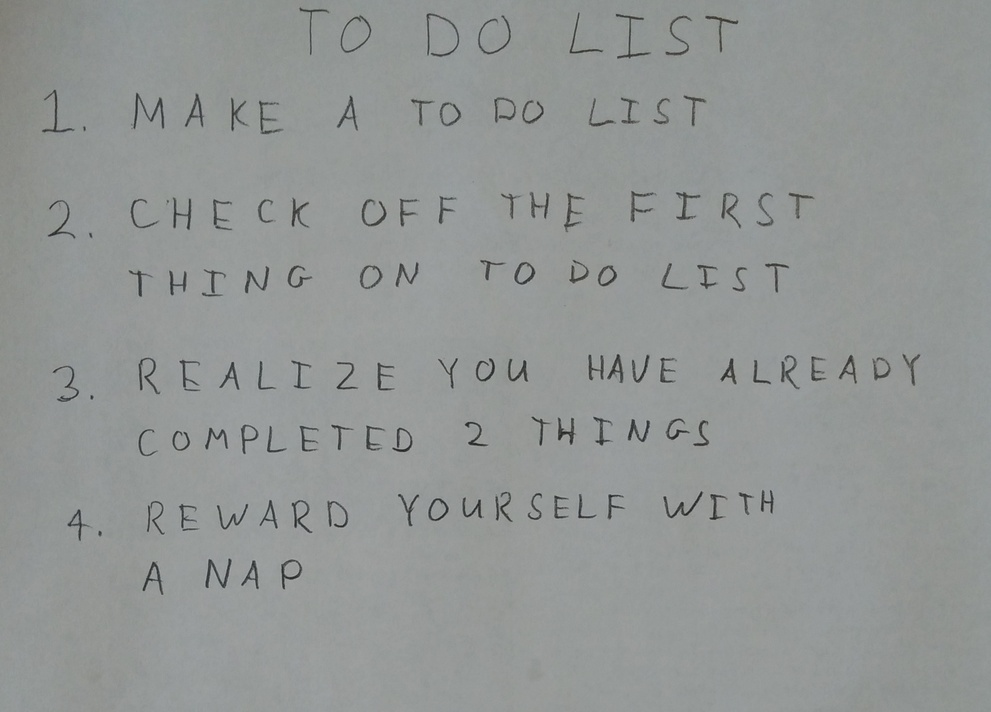
#> input picture HW5/HW5/images/01_list.jpg, 991 x 712 px, shrunk from 2270 x 1631 before the run
$ python -i q4.py   (imports and definitions only)
#> lines starting #> are read from the running program, lines starting #| are printed output that depends on the picture; after the words box and inside, x2 and y2 are one past the last pixel; in counts of white or black regions, pixels touching at a corner belong together
import numpy as np

import skimage
import skimage.measure
import skimage.color
import skimage.restoration
import skimage.filters
import skimage.morphology
import skimage.segmentation
import matplotlib.pyplot as plt
from PIL import Image
import os

# takes a color image
# returns a list of bounding boxes and black_and_white image
def findLetters(image):
    bboxes = []
    bw = None
    # insert processing in here
    # one idea estimate noise -> denoise -> greyscale -> threshold -> morphology -> label -> skip small boxes
    # this can be 10 to 15 lines of code using skimage functions

    # Denoise image
    image = skimage.filters.gaussian(image, sigma=2, channel_axis=-1)

    # Greyscale image
    image = skimage.color.rgb2gray(image)
#> image: shape (712, 991) float64

    # Threshold image
    thresh = skimage.filters.threshold_otsu(image)
#> thresh = 0.541

    # Morphology image
    sqr = skimage.morphology.square(10)
    bw = skimage.morphology.closing(image <= thresh, sqr).astype(np.float32)
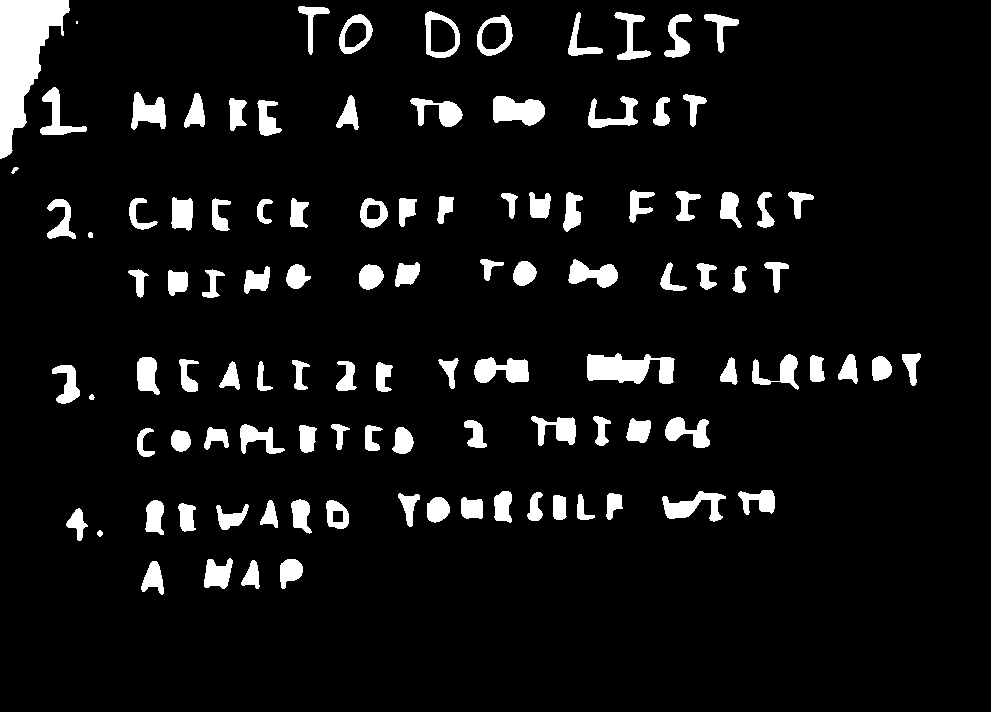
#> bw: shape (712, 991) float32; values 0 (black) and 1 (white), 7.3% white; 107 white regions (1 under 20 px), largest, box (x1, y1, x2, y2) and area: (0, 0, 70, 159) 5667, (587, 353, 675, 384) 1853, (493, 96, 545, 126) 1141

    # Label image
    label_img = skimage.measure.label(skimage.segmentation.clear_border(bw))
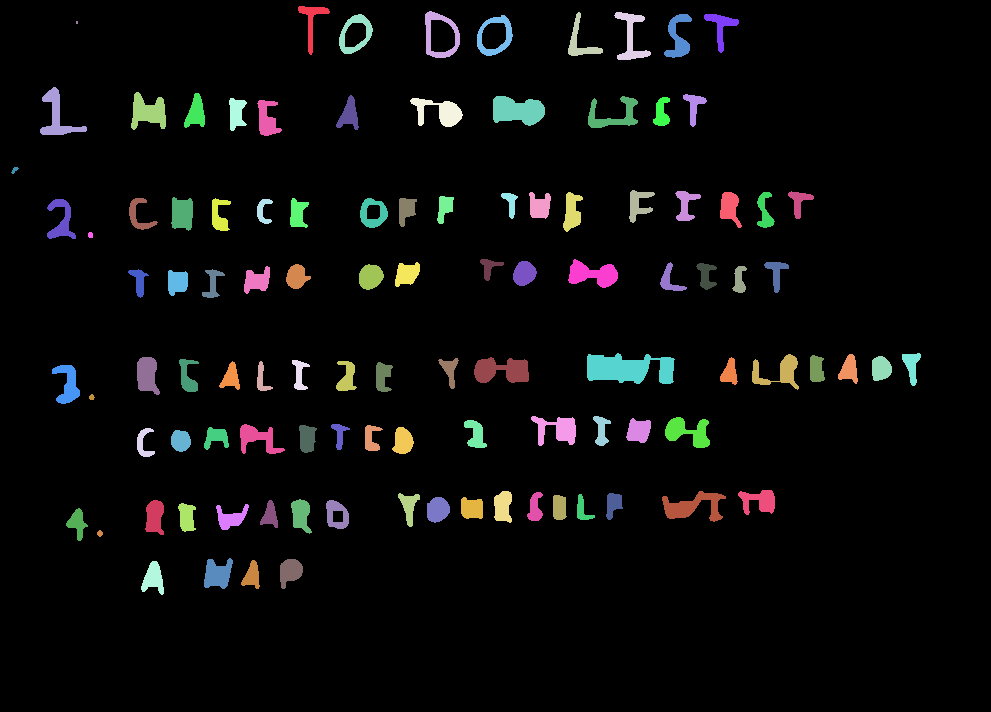
#> label_img: shape (712, 991) int64; 107 distinct labels, from 0 to 106; one colour per label, 0 black
    image_label_overlay = skimage.color.label2rgb(label_img, image, bg_label=0)
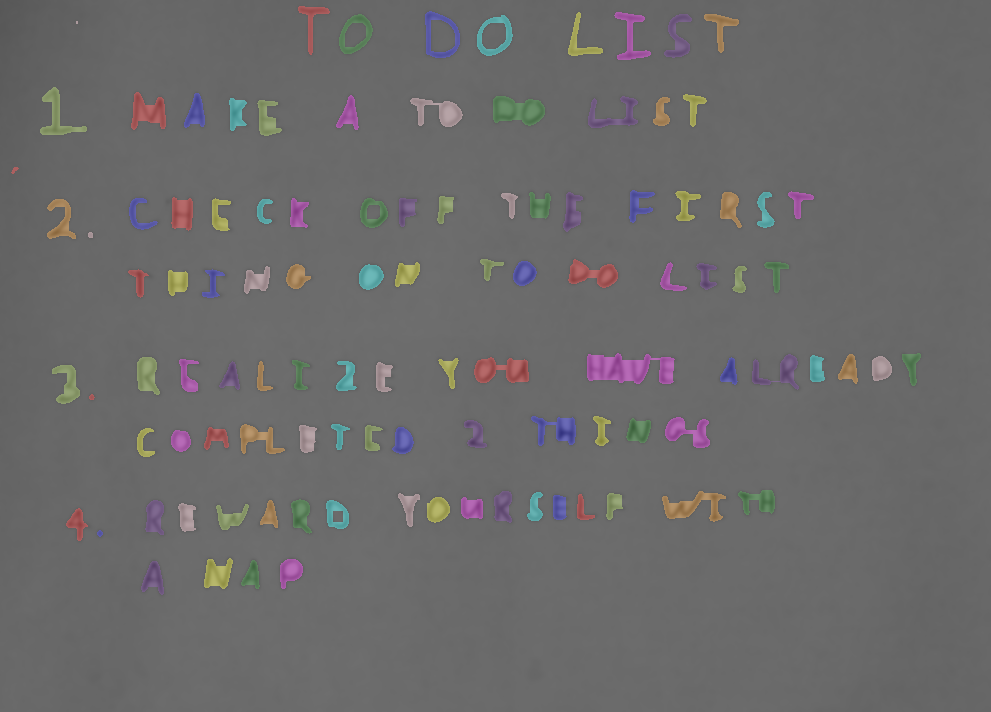
#> image_label_overlay: shape (712, 991, 3) float64; mean R, G, B 0.421, 0.418, 0.418

    # Skip small boxes
    for region in skimage.measure.regionprops(label_img):
        if region.area >= 300:
            bboxes.append(region.bbox)
#> this loop made 106 passes
#> after the loop, bboxes = 80 items, first 6: (6, 298, 55, 330), (11, 425, 58, 460), (12, 568, 56, 603), (12, 614, 60, 651), (14, 339, 54, 373), (14, 664, 58, 692)

    bw = bw
    return bboxes, bw

>>> import cv2
>>> picture = cv2.cvtColor(cv2.imread('../images/01_list.jpg'), cv2.COLOR_BGR2RGB)
>>> result = findLetters(picture)
